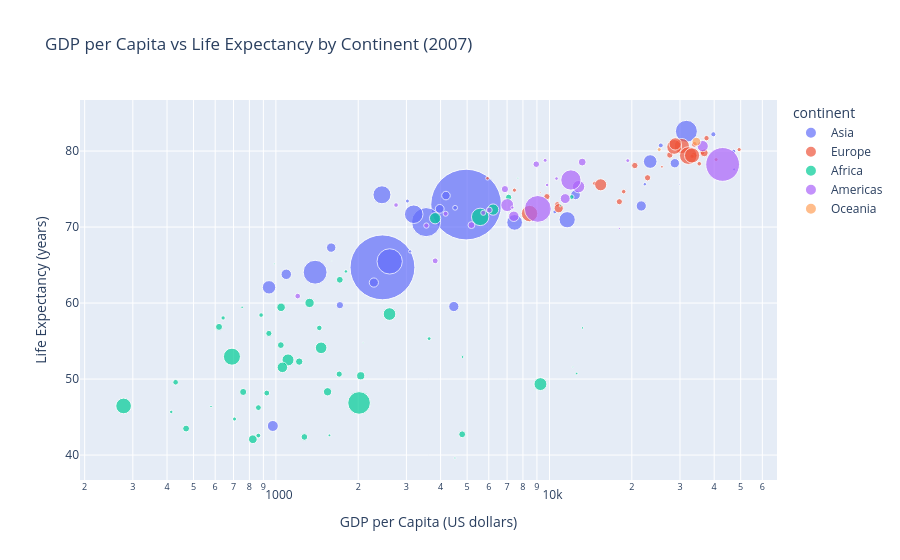

Write notebook code for a chart like this one.
### Code cell
#Task 5
fig = px.scatter(
    gap_2007,
    x="gdpPercap",
    y="lifeExp",
    size="pop",
    color="continent",
    hover_name="country",
    log_x=True,
    size_max=50,
    title="GDP per Capita vs Life Expectancy by Continent (2007)",
    labels={
        "gdpPercap": "GDP per Capita (US dollars)",
        "lifeExp": "Life Expectancy (years)",
        "pop": "Population"
    }
)

fig.show()

### Figure 1 — Plotly figure (JSON) as saved in the notebook; plotly's stock layout.template omitted (floating-point values rounded to 4 significant figures)
{"data": [{"hovertemplate": "<b>%{hovertext}</b><br><br>continent=Asia<br>GDP per Capita (US dollars)=%{x}<br>Life Expectancy (years)=%{y}<br>Population=%{marker.size}<extra></extra>", "hovertext": ["Afghanistan", "Bahrain", "Bangladesh", "Cambodia", "China", "Hong Kong, China", "India", "Indonesia", "Iran", "Iraq", "Israel", "Japan", "Jordan", "Korea, Dem. Rep.", "Korea, Rep.", "Kuwait", "Lebanon", "Malaysia", "Mongolia", "Myanmar", "Nepal", "Oman", "Pakistan", "Philippines", "Saudi Arabia", "Singapore", "Sri Lanka", "Syria", "Taiwan", "Thailand", "Vietnam", "West Bank and Gaza", "Yemen, Rep."], "legendgroup": "Asia", "marker": {"color": "#636efa", "size": [31889923, 708573, 150448339, 14131858, 1318683096, 6980412, 1110396331, 223547000, 69453570, 27499638, 6426679, 127467972, 6053193, 23301725, 49044790, 2505559, 3921278, 24821286, 2874127, 47761980, 28901790, 3204897, 169270617, 91077287, 27601038, 4553009, 20378239, 19314747, 23174294, 65068149, 85262356, 4018332, 22211743], "sizemode": "area", "sizeref": 527500.0, "symbol": "circle"}, "mode": "markers", "name": "Asia", "orientation": "v", "showlegend": true, "type": "scatter", "x": [974.6, 29800.0, 1391.0, 1714.0, 4959.0, 39720.0, 2452.0, 3541.0, 11610.0, 4471.0, 25520.0, 31660.0, 4519.0, 1593.0, 23350.0, 47310.0, 10460.0, 12450.0, 3096.0, 944.0, 1091.0, 22320.0, 2606.0, 3190.0, 21650.0, 47140.0, 3970.0, 4185.0, 28720.0, 7458.0, 2442.0, 3025.0, 2281.0], "xaxis": "x", "y": [43.83, 75.64, 64.06, 59.72, 72.96, 82.21, 64.7, 70.65, 70.96, 59.55, 80.75, 82.6, 72.53, 67.3, 78.62, 77.59, 71.99, 74.24, 66.8, 62.07, 63.78, 75.64, 65.48, 71.69, 72.78, 79.97, 72.4, 74.14, 78.4, 70.62, 74.25, 73.42, 62.7], "yaxis": "y"}, {"hovertemplate": "<b>%{hovertext}</b><br><br>continent=Europe<br>GDP per Capita (US dollars)=%{x}<br>Life Expectancy (years)=%{y}<br>Population=%{marker.size}<extra></extra>", "hovertext": ["Albania", "Austria", "Belgium", "Bosnia and Herzegovina", "Bulgaria", "Croatia", "Czech Republic", "Denmark", "Finland", "France", "Germany", "Greece", "Hungary", "Iceland", "Ireland", "Italy", "Montenegro", "Netherlands", "Norway", "Poland", "Portugal", "Romania", "Serbia", "Slovak Republic", "Slovenia", "Spain", "Sweden", "Switzerland", "Turkey", "United Kingdom"], "legendgroup": "Europe", "marker": {"color": "#EF553B", "size": [3600523, 8199783, 10392226, 4552198, 7322858, 4493312, 10228744, 5468120, 5238460, 61083916, 82400996, 10706290, 9956108, 301931, 4109086, 58147733, 684736, 16570613, 4627926, 38518241, 10642836, 22276056, 10150265, 5447502, 2009245, 40448191, 9031088, 7554661, 71158647, 60776238], "sizemode": "area", "sizeref": 527500.0, "symbol": "circle"}, "mode": "markers", "name": "Europe", "orientation": "v", "showlegend": true, "type": "scatter", "x": [5937.0, 36130.0, 33690.0, 7446.0, 10680.0, 14620.0, 22830.0, 35280.0, 33210.0, 30470.0, 32170.0, 27540.0, 18010.0, 36180.0, 40680.0, 28570.0, 9254.0, 36800.0, 49360.0, 15390.0, 20510.0, 10810.0, 9787.0, 18680.0, 25770.0, 28820.0, 33860.0, 37510.0, 8458.0, 33200.0], "xaxis": "x", "y": [76.42, 79.83, 79.44, 74.85, 73.0, 75.75, 76.49, 78.33, 79.31, 80.66, 79.41, 79.48, 73.34, 81.76, 78.89, 80.55, 74.54, 79.76, 80.2, 75.56, 78.1, 72.48, 74.0, 74.66, 77.93, 80.94, 80.88, 81.7, 71.78, 79.42], "yaxis": "y"}, {"hovertemplate": "<b>%{hovertext}</b><br><br>continent=Africa<br>GDP per Capita (US dollars)=%{x}<br>Life Expectancy (years)=%{y}<br>Population=%{marker.size}<extra></extra>", "hovertext": ["Algeria", "Angola", "Benin", "Botswana", "Burkina Faso", "Burundi", "Cameroon", "Central African Republic", "Chad", "Comoros", "Congo, Dem. Rep.", "Congo, Rep.", "Cote d'Ivoire", "Djibouti", "Egypt", "Equatorial Guinea", "Eritrea", "Ethiopia", "Gabon", "Gambia", "Ghana", "Guinea", "Guinea-Bissau", "Kenya", "Lesotho", "Liberia", "Libya", "Madagascar", "Malawi", "Mali", "Mauritania", "Mauritius", "Morocco", "Mozambique", "Namibia", "Niger", "Nigeria", "Reunion", "Rwanda", "Sao Tome and Principe", "Senegal", "Sierra Leone", "Somalia", "South Africa", "Sudan", "Swaziland", "Tanzania", "Togo", "Tunisia", "Uganda", "Zambia", "Zimbabwe"], "legendgroup": "Africa", "marker": {"color": "#00cc96", "size": [33333216, 12420476, 8078314, 1639131, 14326203, 8390505, 17696293, 4369038, 10238807, 710960, 64606759, 3800610, 18013409, 496374, 80264543, 551201, 4906585, 76511887, 1454867, 1688359, 22873338, 9947814, 1472041, 35610177, 2012649, 3193942, 6036914, 19167654, 13327079, 12031795, 3270065, 1250882, 33757175, 19951656, 2055080, 12894865, 135031164, 798094, 8860588, 199579, 12267493, 6144562, 9118773, 43997828, 42292929, 1133066, 38139640, 5701579, 10276158, 29170398, 11746035, 12311143], "sizemode": "area", "sizeref": 527500.0, "symbol": "circle"}, "mode": "markers", "name": "Africa", "orientation": "v", "showlegend": true, "type": "scatter", "x": [6223.0, 4797.0, 1441.0, 12570.0, 1217.0, 430.1, 2042.0, 706.0, 1704.0, 986.1, 277.6, 3633.0, 1545.0, 2082.0, 5581.0, 12150.0, 641.4, 690.8, 13210.0, 752.7, 1328.0, 942.7, 579.2, 1463.0, 1569.0, 414.5, 12060.0, 1045.0, 759.3, 1043.0, 1803.0, 10960.0, 3820.0, 823.7, 4811.0, 619.7, 2014.0, 7670.0, 863.1, 1598.0, 1712.0, 862.5, 926.1, 9270.0, 2602.0, 4513.0, 1107.0, 883.0, 7093.0, 1056.0, 1271.0, 469.7], "xaxis": "x", "y": [72.3, 42.73, 56.73, 50.73, 52.3, 49.58, 50.43, 44.74, 50.65, 65.15, 46.46, 55.32, 48.33, 54.79, 71.34, 51.58, 58.04, 52.95, 56.73, 59.45, 60.02, 56.01, 46.39, 54.11, 42.59, 45.68, 73.95, 59.44, 48.3, 54.47, 64.16, 72.8, 71.16, 42.08, 52.91, 56.87, 46.86, 76.44, 46.24, 65.53, 63.06, 42.57, 48.16, 49.34, 58.56, 39.61, 52.52, 58.42, 73.92, 51.54, 42.38, 43.49], "yaxis": "y"}, {"hovertemplate": "<b>%{hovertext}</b><br><br>continent=Americas<br>GDP per Capita (US dollars)=%{x}<br>Life Expectancy (years)=%{y}<br>Population=%{marker.size}<extra></extra>", "hovertext": ["Argentina", "Bolivia", "Brazil", "Canada", "Chile", "Colombia", "Costa Rica", "Cuba", "Dominican Republic", "Ecuador", "El Salvador", "Guatemala", "Haiti", "Honduras", "Jamaica", "Mexico", "Nicaragua", "Panama", "Paraguay", "Peru", "Puerto Rico", "Trinidad and Tobago", "United States", "Uruguay", "Venezuela"], "legendgroup": "Americas", "marker": {"color": "#ab63fa", "size": [40301927, 9119152, 190010647, 33390141, 16284741, 44227550, 4133884, 11416987, 9319622, 13755680, 6939688, 12572928, 8502814, 7483763, 2780132, 108700891, 5675356, 3242173, 6667147, 28674757, 3942491, 1056608, 301139947, 3447496, 26084662], "sizemode": "area", "sizeref": 527500.0, "symbol": "circle"}, "mode": "markers", "name": "Americas", "orientation": "v", "showlegend": true, "type": "scatter", "x": [12780.0, 3822.0, 9066.0, 36320.0, 13170.0, 7007.0, 9645.0, 8948.0, 6025.0, 6873.0, 5728.0, 5186.0, 1202.0, 3548.0, 7321.0, 11980.0, 2749.0, 9809.0, 4173.0, 7409.0, 19330.0, 18010.0, 42950.0, 10610.0, 11420.0], "xaxis": "x", "y": [75.32, 65.55, 72.39, 80.65, 78.55, 72.89, 78.78, 78.27, 72.23, 74.99, 71.88, 70.26, 60.92, 70.2, 72.57, 76.19, 72.9, 75.54, 71.75, 71.42, 78.75, 69.82, 78.24, 76.38, 73.75], "yaxis": "y"}, {"hovertemplate": "<b>%{hovertext}</b><br><br>continent=Oceania<br>GDP per Capita (US dollars)=%{x}<br>Life Expectancy (years)=%{y}<br>Population=%{marker.size}<extra></extra>", "hovertext": ["Australia", "New Zealand"], "legendgroup": "Oceania", "marker": {"color": "#FFA15A", "size": [20434176, 4115771], "sizemode": "area", "sizeref": 527500.0, "symbol": "circle"}, "mode": "markers", "name": "Oceania", "orientation": "v", "showlegend": true, "type": "scatter", "x": [34440.0, 25190.0], "xaxis": "x", "y": [81.23, 80.2], "yaxis": "y"}], "layout": {"legend": {"itemsizing": "constant", "title": {"text": "continent"}, "tracegroupgap": 0}, "title": {"text": "GDP per Capita vs Life Expectancy by Continent (2007)"}, "xaxis": {"anchor": "y", "domain": [0, 1], "title": {"text": "GDP per Capita (US dollars)"}, "type": "log"}, "yaxis": {"anchor": "x", "domain": [0, 1], "title": {"text": "Life Expectancy (years)"}}}}
